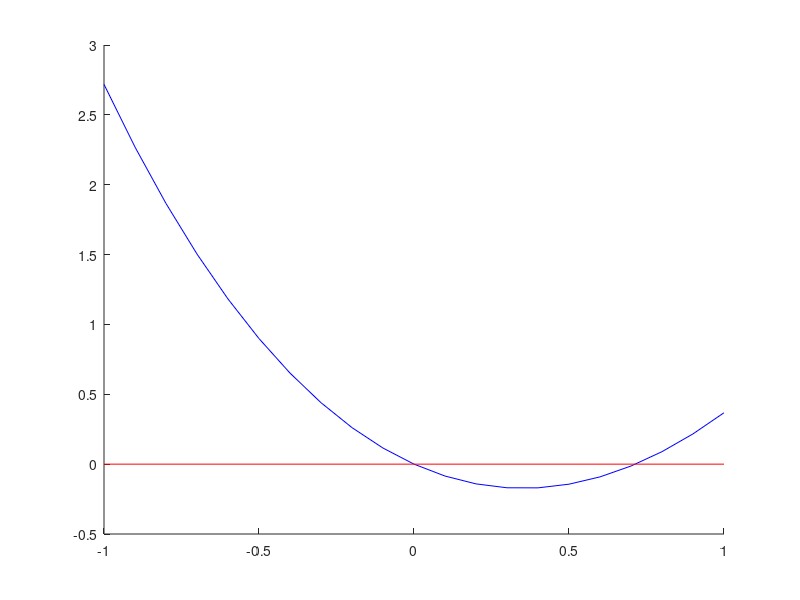

Recreate this plot in MATLAB. (Note: this script raises an error after producing the figure.)
clear all;
% chiedo i dati
%exprf = input('inserisci la funzione: ','s');
%f = inline(exprf);
f = inline('x.^2-1+exp(-x)');

% grafico extra
x = -1:0.1:1;
y = f(x);
clf;
hold on;
plot(x,y, 'b');
y = 0.*x;
plot(x,y, 'r');
hold off;

%exprf1 = input('inserisci la derivata: ','s');
%f1 = inline(exprf1);
f1 = inline('2*x - exp(-x)');
x0 = input('inserisci il punto x0: ');
toll = input('inserisci la tolleranza: ');
nmax = input('inserisci il numero massime di iterazioni: ');

% lancio newton
[xv, fxv, n, flag] = newtonfun(f, f1, x0, toll, nmax);

if flag || n == nmax
    disp('la derivata ha assunto valore zero, impossibile continuare.');
else
    % disp ultima soluzione, residuo e l'indice
    disp( ['Radice: '  num2str(xv(end)) ' Residuo: ' num2str(fxv(end)) ' trovata dopo ' num2str(n) ' iterazioni.' ] );
    format long g;
    % stampa il grafico del valore assoluto di fxv, y scala logaritmica
    clf;
    hold on;
    x = 0:n-1;
    plot(x, abs(fxv), 'r');
    y = x.*0;
    plot(x, y, 'b');
    set(gca,'yscale','log');
    hold off;
end
clear all;
% fine
